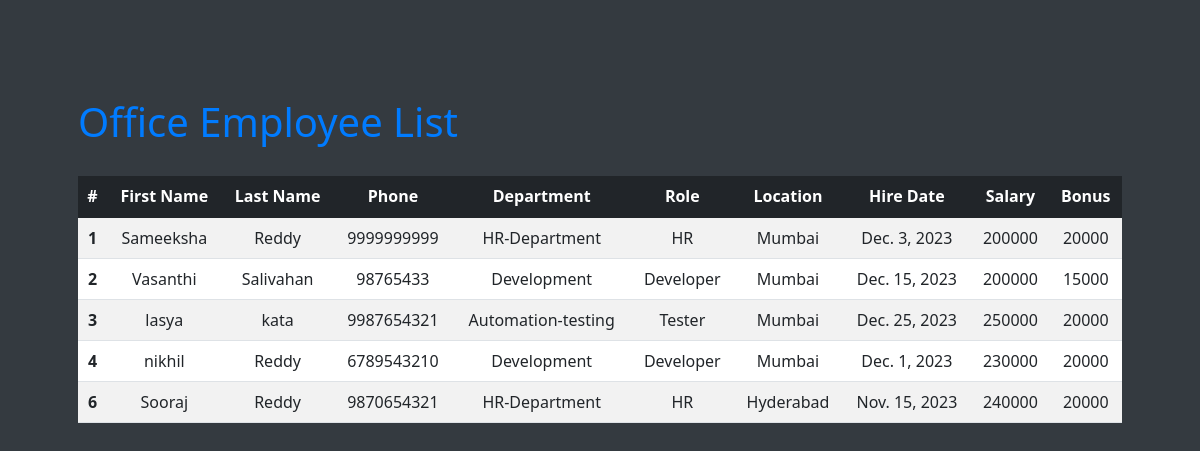
The app's page /all_emp with its own data.
### employee_app/models.py (models this page shows, shortened)
class Employee(models.Model):
    firstName = models.CharField(max_length=50 , null=False)
    lastName = models.CharField(max_length=50)
    department = models.ForeignKey(Department , on_delete=models.CASCADE)
    salary = models.IntegerField(default=0)
    bonus = models.IntegerField(default=0)
    role = models.ForeignKey(Role , on_delete=models.CASCADE)
    phone = models.IntegerField(default=0)
    join_date = models.DateField()

class Department(models.Model):
    name = models.CharField(max_length=50,null=False)
    location = models.CharField(max_length=100)

class Role(models.Model):
    name = models.CharField(max_length=50,null=False)
    location = models.CharField(max_length=100)

### employee_app/views.py (the view)
# urls.py: path('all_emp', views.all_emp , name = 'all_emp'),
def all_emp(request):
    employees = Employee.objects.all()
    context = {
        'employees' : employees
    }
    return render(request, 'all_emp.html',context)

### employee_app/templates/all_emp.html (shortened to what this page needs)
<!DOCTYPE html>
<html lang="en">
<head>
    <link href="https://cdn.jsdelivr.net/npm/bootstrap@5.1.3/dist/css/bootstrap.min.css" rel="stylesheet">
</head>
<body>
    <div class="container p-5">
        <h1>Office Employee List</h1>
        <table class="table table-striped">
            <thead class="table-dark">
              <tr>
                <th scope="col">#</th>
                <th scope="col">First Name</th>
                <th scope="col">Last Name</th>
                <th scope="col">Phone</th>
                <th scope="col">Department</th>
                <th scope="col">Role</th>
                <th scope="col">Location</th>
                <th scope="col">Hire Date</th>
                <th scope="col">Salary</th>
                <th scope="col">Bonus</th>
              </tr>
            </thead>
            <tbody>
              {% for employee in employees %}
              <tr>
                <th scope="row">{{employee.id}}</th>
                <td>{{employee.firstName}}</td>
                <td>{{employee.lastName}}</td>
                <td>{{employee.phone}}</td>
                <td>{{employee.department.name}}</td>
                <td>{{employee.role.name}}</td>
                <td>{{employee.department.location}}</td>
                <td>{{employee.join_date}}</td>
                <td>{{employee.salary}}</td>
                <td>{{employee.bonus}}</td>
              </tr>
              {% endfor %}
            </tbody>
          </table>
    </div>
</body>
</html>

### employee_app/templates/all_emp.html (style rules this page uses)
body { background-color: #343a40; color: #ffffff; }
.container { margin-top: 50px; }
h1 { color: #007bff; margin-bottom: 30px; }
table { background-color: #ffffff; color: #343a40; }
th, td { text-align: center; }

### records on screen
Employee: id "1", firstName "Sameeksha", lastName "Reddy", phone "9999999999", department.name "HR-Department", role.name "HR", department.location "Mumbai", join_date "Dec. 3, 2023", salary "200000", bonus "20000"
Employee: id "2", firstName "Vasanthi", lastName "Salivahan", phone "98765433", department.name "Development", role.name "Developer", department.location "Mumbai", join_date "Dec. 15, 2023", salary "200000", bonus "15000"
Employee: id "3", firstName "lasya", lastName "kata", phone "9987654321", department.name "Automation-testing", role.name "Tester", department.location "Mumbai", join_date "Dec. 25, 2023", salary "250000", bonus "20000"
Employee: id "4", firstName "nikhil", lastName "Reddy", phone "6789543210", department.name "Development", role.name "Developer", department.location "Mumbai", join_date "Dec. 1, 2023", salary "230000", bonus "20000"
Employee: id "6", firstName "Sooraj", lastName "Reddy", phone "9870654321", department.name "HR-Department", role.name "HR", department.location "Hyderabad", join_date "Nov. 15, 2023", salary "240000", bonus "20000"
